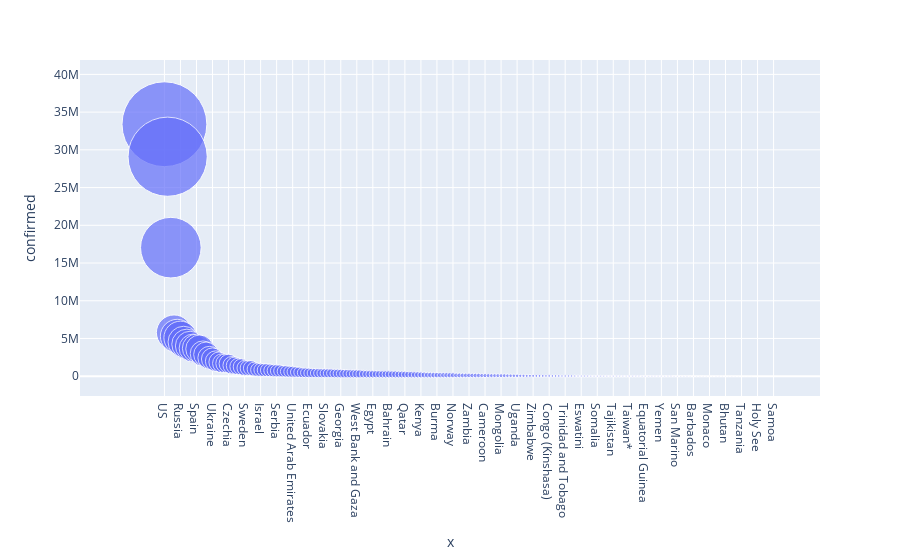

Notebook code for this chart:
### Code cell
fig.show()

### Figure 1 — Plotly figure (JSON) as saved in the notebook; plotly's stock layout.template omitted (floating-point values rounded to 4 significant figures; data arrays with more than 128 entries replaced by an {"elided": "..."} marker saying what was removed)
{"data": [{"hovertemplate": "<b>%{hovertext}</b><br><br>x=%{x}<br>confirmed=%{marker.size}<extra></extra>", "hovertext": {"elided": "193 str values"}, "legendgroup": "", "marker": {"color": "#636efa", "size": {"elided": "193 int values"}, "sizemode": "area", "sizeref": 9276.0, "symbol": "circle"}, "mode": "markers", "name": "", "orientation": "v", "showlegend": false, "type": "scatter", "x": {"elided": "193 str values"}, "xaxis": "x", "y": {"elided": "193 int values"}, "yaxis": "y"}], "layout": {"legend": {"itemsizing": "constant", "tracegroupgap": 0}, "margin": {"t": 60}, "xaxis": {"anchor": "y", "domain": [0, 1], "title": {"text": "x"}}, "yaxis": {"anchor": "x", "domain": [0, 1], "title": {"text": "confirmed"}}}}
